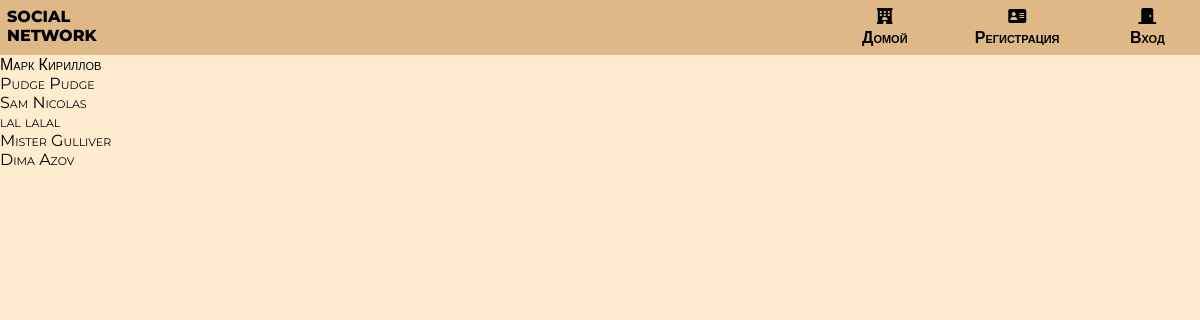
The app's page /, older data.
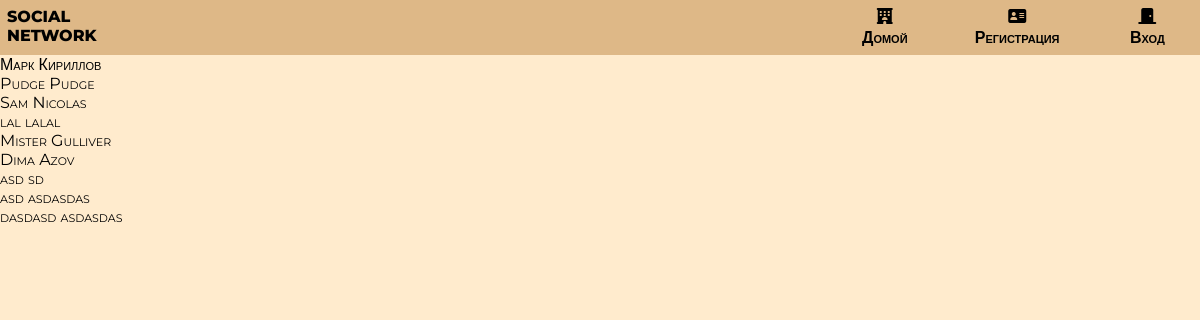
The same page, newer data.
### myPage/models.py (models this page shows, shortened)
class CustomUser(AbstractBaseUser):
    first_name = models.CharField(max_length=50,verbose_name='Имя')
    last_name = models.CharField(max_length=50,verbose_name='Фамилия')
    email = models.EmailField(unique=True,verbose_name='Электронная почта')
    birth_date = models.DateField(default=date(2000, 1, 1), verbose_name='Дата рождения')
    profile_image = models.ImageField(blank=True, upload_to="photos/%Y/%m/%d/", verbose_name='Фотография профиля')
    country = CountryField(blank_label="(select country)", blank=True, verbose_name='Страна')
    is_superuser = models.BooleanField(default=False,verbose_name='Суперюзер?')
    is_staff = models.BooleanField(default=False,verbose_name='Стафф?')
    USERNAME_FIELD = 'email'
    REQUIRED_FIELDS = ['first_name', 'last_name']
    objects = CustomUserManager()
    class Meta:
        verbose_name = 'Страница'
        verbose_name_plural = 'Страницы'

### myPage/views.py (the view)
# urls.py: path('', views.IndexView.as_view(), name='home'),
class IndexView(generic.ListView):
    template_name="myPage/index.html"
    context_object_name="users"
    def get_queryset(self):
        return User.objects.all()

### myPage/templates/myPage/index.html
{% extends 'myPage/base.html' %} {% block content %} {% if users %}
<ul>
  {% for user in users %} {% if not user.is_superuser %}
  <li>
    <a href="{% url 'myPage:profile' user.id %}">
      {{ user.first_name }} {{ user.last_name }}
    </a>
  </li>
  {% endif %} {% endfor %}
</ul>
{% endif %} {% endblock content %}

Row changes from the older to the newer data that the page shows:
added CustomUser: first_name "asd", last_name "sd"
added CustomUser: first_name "asd", last_name "asdasdas"
added CustomUser: first_name "dasdasd", last_name "asdasdas"
